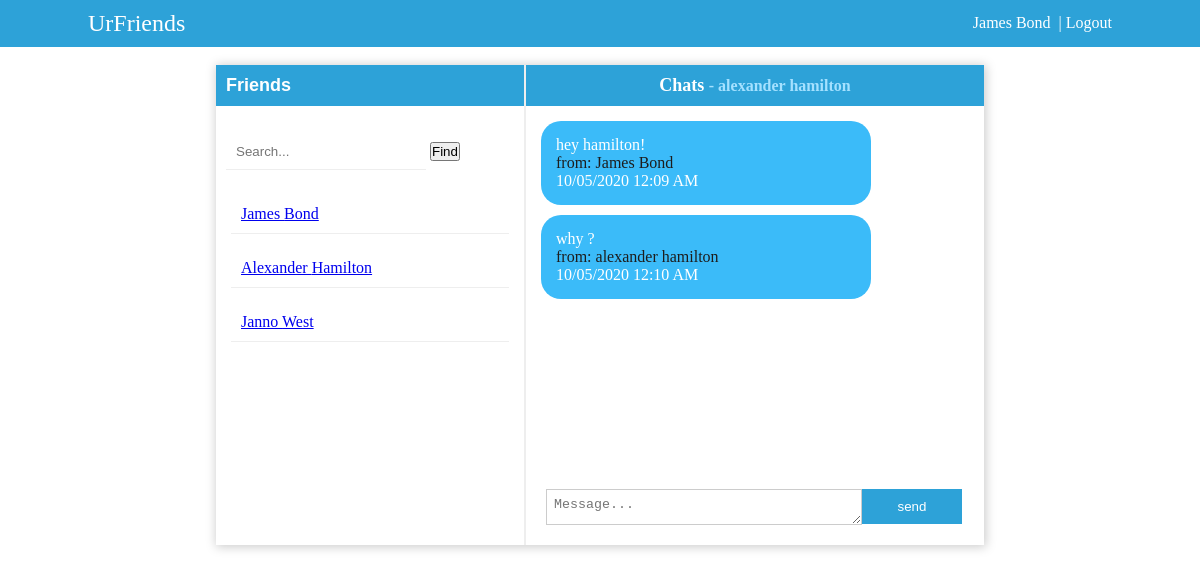
The app's page /index.php?contact_id=2 (signed in) with its own data.
### tables this page shows
CREATE TABLE `tbl_users` (
  `user_id` int(11) NOT NULL,
  `fname` varchar(25) NOT NULL,
  `lname` varchar(25) NOT NULL,
  `username` varchar(30) NOT NULL,
  `password` varchar(250) NOT NULL
);

CREATE TABLE `tbl_chat` (
  `chat_id` int(11) NOT NULL,
  `message` varchar(5000) NOT NULL,
  `sender_id` int(20) NOT NULL,
  `reciever_id` int(20) NOT NULL,
  `sent_on` datetime NOT NULL DEFAULT CURRENT_TIMESTAMP ON UPDATE CURRENT_TIMESTAMP
);

### includes/dbh.inc.php (called while the page is built, shortened)
<?php
class Database{
protected function db_connect(){
$this->db_host="localhost";
$this->db_username="root";
$this->db_password="";
$this->db_name="ChatApp_db";
    $this->connection = new mysqli($this->db_host,$this->db_username,$this->db_password,$this->db_name);
    return $this->connection;
}
}
?>

### includes/select.class.php (called while the page is built, shortened)
<?php
include_once 'dbh.inc.php';
class Select_class extends Database{
public function select_contacts(){
	$query="Select * from tbl_users";
	$result=mysqli_query($this->connection,$query);
	return $result;
}
public function select_details($current_user){
	$query="Select * from tbl_users where user_id ='".$current_user."'";
	$result=mysqli_query($this->connection,$query);
	return $result;
}
public function get_messages($contact_id,$current_user){
$query ="Select tbl_chat.message, tbl_chat.sender_id, tbl_chat.reciever_id,
		 tbl_chat.sent_on,tbl_users.user_id,tbl_users.fname,tbl_users.lname
		 FROM tbl_users JOIN tbl_chat ON tbl_users.user_id =tbl_chat.sender_id
		WHERE (tbl_chat.sender_id = '".$current_user."'
		AND tbl_chat.reciever_id = '".$contact_id."')
		OR (tbl_chat.sender_id = '".$contact_id."'
		AND tbl_chat.reciever_id = '".$current_user."')
		";
$result =mysqli_query($this->connection,$query);
return $result;
}
public function get_contact_name($contact_name){
	$query="Select fname, lname from tbl_users where user_id ='$contact_name'";
	$result=mysqli_query($this->connection,$query);
	return $result;
}
}
?>

### index.php (the view, shortened to what this page needs)
<?php
include 'includes/select.class.php';
$conn_read_contacts = new Select_class();
$read_all_contacts = $conn_read_contacts->select_contacts();
$conn = new Select_class();
$current_user = $_SESSION['id'];
$read_login_user =$conn->select_details($current_user);
$fetch_data=mysqli_fetch_assoc($read_login_user);
$conn_getmessage = new Select_class();
$contact_id = $_GET['contact_id'];
$current_user = $_SESSION['id'];
$read_message = $conn_getmessage->get_messages($contact_id,$current_user);
$conn_getContact_name =new Select_class();
$contact_name = $_GET['contact_id'];
$read_contact_name =$conn_getContact_name->get_contact_name($contact_name);
$fetch_current_contact_name=mysqli_fetch_assoc($read_contact_name);
?>
<!Doctype html>
<html>
<head>
<link rel="stylesheet" type="text/css" href="css/main.css"/>
</head>
<body>
<div class="page-container">
  <div class="top-header">
  <div class="container">
  <div class="top-content">
	<div class="logo">
		<label style="font-size:24px;">UrFriends</label>
	</div>
	<div class="user" style="text-align:right;">
  <?php
	echo ucfirst($fetch_data['fname'])." ".ucfirst($fetch_data['lname']);
 ?>
<a href='functions/logout.func.php?user_id=<?php echo $fetch_data['user_id'];?>' style="text-decoration:none;color:#ffffff;">&nbsp; | Logout</a>
	</div>
	</div>
</div>
 </div><br>
 <div class="container2">
    <div class="chatapp-wrapper">
      <div class="side-panel">
        <h2>Friends</h2><br>
		<div class="search-section">
		 <form method="Post" action="">
		  <input type="text" class="search_friends" name="search_contact" placeholder="Search...">
		  <input type="submit" name="search-btn" value="Find"/>
		</form>
		</div>
	   <?php
	      while($row=mysqli_fetch_assoc($read_all_contacts)){
		?>
	  <div class="contacts">
        	<a href="index.php?contact_id=<?php echo $row['user_id'];?>"><?php echo ucfirst($row['fname'])." ".ucfirst($row['lname']);?></a>
           </div>
	   	<?php
		}
		?>
      </div>
        <div class="chat-section">
			 <h3>Chats
			 <?php echo "<label style='color:#a5e1ff;font-size:16px;'>- ".$fetch_current_contact_name['fname']." ".$fetch_current_contact_name['lname']."</label>";?>
			 </h3>
			 <div class="chats_wrapper" style="overflow-y:auto;border:0px solid yellow;height:365px;padding:5px;">
				 <?php
				 while($fetch_message=mysqli_fetch_assoc($read_message)){
					$date_sent = date_create($fetch_message['sent_on']);
				 ?>
					 <div class="message" style="background:#3bbbf9;color:white;width:300px;height:auto;margin:10px;border-radius:20px;padding:15px;">
					 <?php echo $fetch_message['message']."<br>";?>
					 <?php	echo "<label style='color:#1d1d1d;'>from:"." " .$fetch_message['fname']." ".$fetch_message['lname']."<br></label>";?>
					 <?php echo date_format($date_sent, 'd/m/Y  g:i A')."<br>";?>
				 </div>
				 <?php
				 }
				 ?>
				</div><br>
				<div class="type_sect" style="position:fixed;bottom:0;padding:20px;">
					<form method="post" action="functions/send_message.func.php?contact_id=<?php echo $_GET['contact_id'];?>">
						<textarea type="text" name="type-message" placeholder="Message..." style="padding:7px;width:300px;height:20px;overflow:auto;border:1px solid #ccc;float:left;"></textarea>
						<input type="submit" name="send-btn" value="send" style="border:none;background:#2da2d8;color:#ffffff;padding:10px;width:100px;"/>
					</form>
				</div>
    </div>
	</div>
</div>
</body>
</html>

### css/main.css (style rules this page uses)
* { margin:0; padding:0; }
body { font-family:calibri; font-size:16px; }
.container { border:px solid green; width:1024px; position:relative; top:0%; left:50%; transform: translate(-50%,0%); height:auto; padding:10px; }
h2 { font-family:calibri,sans-serif; color:#ffffff; padding:10px; background:#2da2d8; font-size:18px; }
h3 { text-align:center; padding:10px; background:#2da2d8; font-size:18px; color:#ffffff; }
.top-header { border:px solid yellow; background:#2da2d8; color:#ffffff; }
.top-content { display:flex; flex-wrap:wrap; }
.logo { border:px solid blue; flex:1 0 250px; width:250px; box-sizing:border; }
.user { flex:1 0 350px; width:250px; box-sizing:border; border:px solid red; line-height: 25px; }
.chatapp-wrapper { width:768px; position: relative;; top:0px; left:50%; transform: translate(-50%,0%); box-shadow:1px 1px 10px 1px #ccc; display:flex; padding:0px; flex-wrap:wrap; height:480px; }
.side-panel { flex:1 0 200px; height:auto; }
.search-section { padding:10px; }
.search_friends { padding:10px; border:none; border-bottom:1px solid #eee; width:180px; }
.chat-section { flex:1 0 350px; border-left:2px solid #eee; height:auto; }
.contacts { padding:10px; border-bottom:1px solid #eee; margin:15px; font-family:calibri; }

### records on screen
tbl_users: fname "James", lname "Bond", tbl_chat.message "hey hamilton!", tbl_chat.sent_on "10/05/2020 12:09 AM"
tbl_users: fname "Alexander", lname "Hamilton", fname "alexander", lname "hamilton", tbl_chat.message "why ?", tbl_chat.sent_on "10/05/2020 12:10 AM"
tbl_users: fname "Janno", lname "West"
